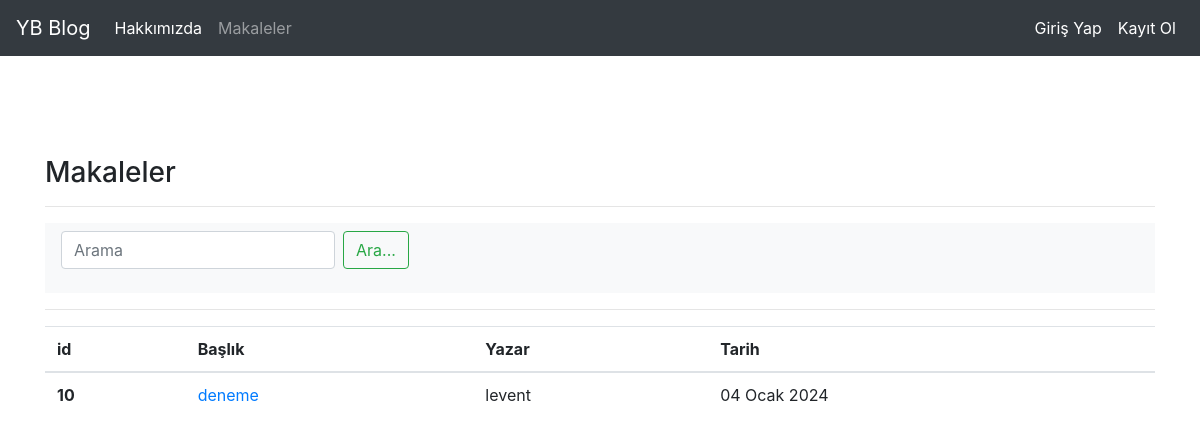
The page /articles/ on the database as committed earlier.
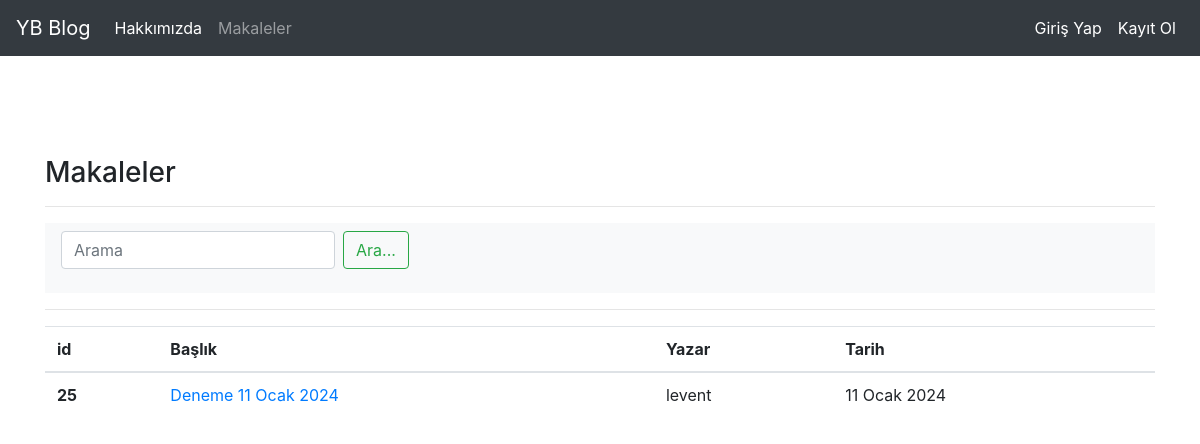
The same page on the database as committed later.
### article/models.py (models this page shows, shortened)
class Article(models.Model):
    author = models.ForeignKey("auth.User",on_delete= models.CASCADE, verbose_name= "Yazar")
    titles = models.CharField(max_length=50,verbose_name="Başlık")
    content = RichTextField(verbose_name="İçerik")
    created_date = models.DateField(auto_now_add=True,verbose_name="Oluşturulma Tarihi")
    article_image = models.FileField(blank=True,null=True,verbose_name="Makale Fotoğrafı")

### article/views.py (the view)
# urls.py: path('',views.articles,name = "articles"),
def articles(request):
    keyword = request.GET.get("aramaKeyword")
    if keyword:
      articles = Article.objects.filter(titles__contains = keyword )
    else:
        articles = Article.objects.all()
    return render(request,"articles.html",{"articles":articles})

### templates/articles.html (shortened to what this page needs)
{% extends "layout.html" %}
{% block body%}
<h3>Makaleler</h3>
<hr>
<nav class="navbar navbar-light bg-light">
    <form class="form-inline">
      <input class="form-control mr-sm-2" type="search" placeholder="Arama" aria-label="Search" name = "aramaKeyword">
      <button class="btn btn-outline-success my-2 my-sm-0" type="submit">Ara...</button>
    </form>
  </nav>
  <hr>
{% if articles %}
<table class="table">
    <thead>
      <tr>
        <th scope="col">id</th>
        <th scope="col">Başlık</th>
        <th scope="col">Yazar</th>
        <th scope="col">Tarih</th>
      </tr>
    </thead>
    <tbody>
        {% for article in articles %}
        <tr>
            <th scope="row">{{article.id}}</th>
            <td><a href = "/articles/article/{{article.id}}">{{article.titles}}</td>
            <td>{{article.author.username}}</td>
            <td>{{article.created_date}}</td>
           </tr>
        {% endfor %}
    </tbody>
  </table>
  {% else %}
  <div class = "alert alert-danger"> Makale bulunamadı </div>
  {% endif %}
{% endblock%}

### templates/layout.html (shortened to what this page needs)
<!DOCTYPE <!DOCTYPE html>
{% load static %}
<html>
    <head>
        <link rel = "stylesheet" href = "{% static 'css/bootstrap.min.css'%}" >
    </head>
    <body>
        {% include "includes/navbar.html" %}
        <div style = "margin-top : 100px; margin-bottom : 50px;" class = "container">
            {% block body %}
            {% endblock body %}
        </div>
    </body>
</html>

### templates/includes/navbar.html (shortened to what this page needs)
<nav class="navbar navbar-expand-md navbar-dark bg-dark mb-4">
    <a class="navbar-brand" href="{% url 'index'  %}">YB Blog</a>
    <div class="collapse navbar-collapse" id="navbarCollapse">
      <ul class="navbar-nav mr-auto">
        <li class="nav-item active">
          <a class="nav-link" href="{% url 'about'  %}">Hakkımızda <span class="sr-only">(current)</span></a>
        </li>
        <li class="nav-item">
          <a class="nav-link" href="/articles">Makaleler</a>
        </li>
      </ul>
      <ul class="navbar-nav ml-auto">
        {% if request.user.is_authenticated %}
        <li class="nav-item active">
          <a class="nav-link" href="/articles/dashboard">Kontrol Paneli</a>
        </li>
        <li class="nav-item active">
          <a class="nav-link" href="/user/logout">Çıkış Yap</a>
        </li>
        {% else %}
        <li class="nav-item active">
          <a class="nav-link" href="/user/login">Giriş Yap</a>
        </li>
        {% endif %}
        <li class="nav-item active">
          <a class="nav-link" href="/user/register">Kayıt Ol</a>
        </li>
        </ul>
    </div>
  </nav>

Rows that differ between the two databases and show on the page:
removed Article: id "10", titles "deneme", author.username "levent", created_date "04 Ocak 2024"
added Article: id "25", titles "Deneme 11 Ocak 2024", author.username "levent", created_date "11 Ocak 2024"
